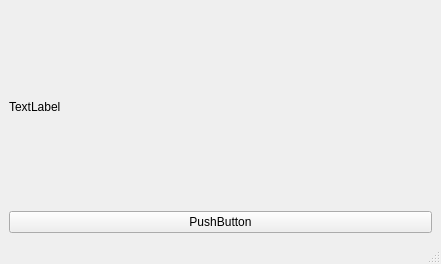
<?xml version="1.0" encoding="UTF-8"?>
<ui version="4.0">
 <class>MainWindow</class>
 <widget class="QMainWindow" name="MainWindow">
  <property name="geometry">
   <rect>
    <x>0</x>
    <y>0</y>
    <width>441</width>
    <height>264</height>
   </rect>
  </property>
  <property name="windowTitle">
   <string>MainWindow</string>
  </property>
  <widget class="QWidget" name="centralwidget">
   <layout class="QVBoxLayout" name="verticalLayout">
    <item>
     <widget class="QLabel" name="label">
      <property name="text">
       <string>TextLabel</string>
      </property>
     </widget>
    </item>
    <item>
     <widget class="QPushButton" name="pushButton">
      <property name="text">
       <string>PushButton</string>
      </property>
     </widget>
    </item>
   </layout>
  </widget>
  <widget class="QMenuBar" name="menubar">
   <property name="geometry">
    <rect>
     <x>0</x>
     <y>0</y>
     <width>441</width>
     <height>17</height>
    </rect>
   </property>
  </widget>
  <widget class="QStatusBar" name="statusbar"/>
 </widget>
 <resources/>
 <connections/>
</ui>
